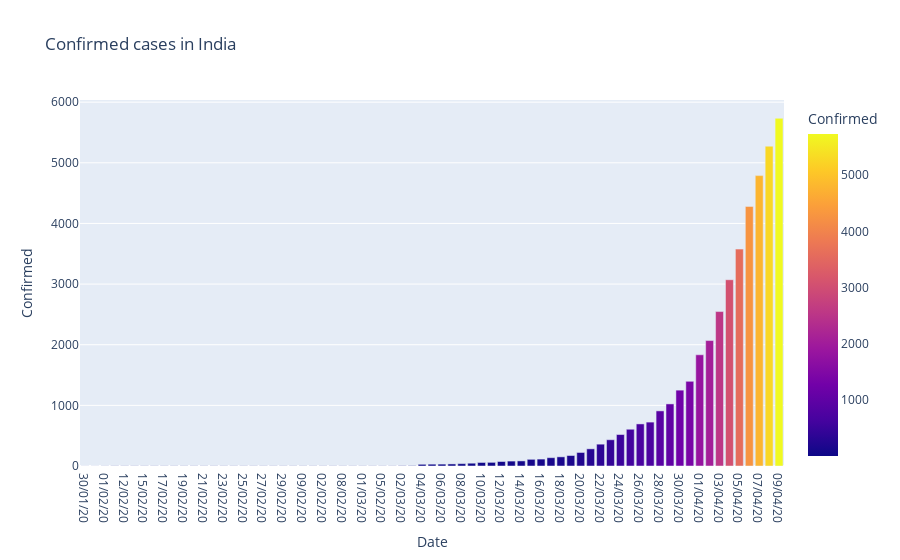

Notebook cell for this chart:
### Code cell
#plotly express
fig=px.bar(dbd_India, x="Date",y="Confirmed",color='Confirmed',title='Confirmed cases in India')
fig.show()

### Figure 1 — Plotly figure (JSON) as saved in the notebook; plotly's stock layout.template omitted (floating-point values rounded to 4 significant figures)
{"data": [{"alignmentgroup": "True", "hovertemplate": "Date=%{x}<br>Confirmed=%{marker.color}<extra></extra>", "legendgroup": "", "marker": {"color": [1, 1, 2, 3, 3, 3, 3, 3, 3, 3, 3, 3, 3, 3, 3, 3, 3, 3, 3, 3, 3, 3, 3, 3, 3, 3, 3, 3, 3, 3, 3, 3, 5, 6, 28, 30, 31, 34, 39, 46, 58, 60, 74, 81, 84, 110, 114, 137, 151, 173, 223, 283, 360, 433, 519, 606, 694, 724, 909, 1024, 1251, 1397, 1834, 2069, 2547, 3072, 3577, 4281, 4789, 5274, 5734], "coloraxis": "coloraxis"}, "name": "", "offsetgroup": "", "orientation": "v", "showlegend": false, "textposition": "auto", "type": "bar", "x": ["30/01/20", "31/01/20", "01/02/20", "11/02/20", "12/02/20", "13/02/20", "15/02/20", "16/02/20", "17/02/20", "18/02/20", "19/02/20", "20/02/20", "21/02/20", "22/02/20", "23/02/20", "24/02/20", "25/02/20", "26/02/20", "27/02/20", "28/02/20", "29/02/20", "10/02/20", "09/02/20", "14/02/20", "02/02/20", "03/02/20", "08/02/20", "04/02/20", "01/03/20", "06/02/20", "05/02/20", "07/02/20", "02/03/20", "03/03/20", "04/03/20", "05/03/20", "06/03/20", "07/03/20", "08/03/20", "09/03/20", "10/03/20", "11/03/20", "12/03/20", "13/03/20", "14/03/20", "15/03/20", "16/03/20", "17/03/20", "18/03/20", "19/03/20", "20/03/20", "21/03/20", "22/03/20", "23/03/20", "24/03/20", "25/03/20", "26/03/20", "27/03/20", "28/03/20", "29/03/20", "30/03/20", "31/03/20", "01/04/20", "02/04/20", "03/04/20", "04/04/20", "05/04/20", "06/04/20", "07/04/20", "08/04/20", "09/04/20"], "xaxis": "x", "y": [1, 1, 2, 3, 3, 3, 3, 3, 3, 3, 3, 3, 3, 3, 3, 3, 3, 3, 3, 3, 3, 3, 3, 3, 3, 3, 3, 3, 3, 3, 3, 3, 5, 6, 28, 30, 31, 34, 39, 46, 58, 60, 74, 81, 84, 110, 114, 137, 151, 173, 223, 283, 360, 433, 519, 606, 694, 724, 909, 1024, 1251, 1397, 1834, 2069, 2547, 3072, 3577, 4281, 4789, 5274, 5734], "yaxis": "y"}], "layout": {"barmode": "relative", "coloraxis": {"colorbar": {"title": {"text": "Confirmed"}}, "colorscale": [[0, "#0d0887"], [0.1111, "#46039f"], [0.2222, "#7201a8"], [0.3333, "#9c179e"], [0.4444, "#bd3786"], [0.5556, "#d8576b"], [0.6667, "#ed7953"], [0.7778, "#fb9f3a"], [0.8889, "#fdca26"], [1, "#f0f921"]]}, "legend": {"tracegroupgap": 0}, "title": {"text": "Confirmed cases in India"}, "xaxis": {"anchor": "y", "domain": [0, 1], "title": {"text": "Date"}}, "yaxis": {"anchor": "x", "domain": [0, 1], "title": {"text": "Confirmed"}}}}
